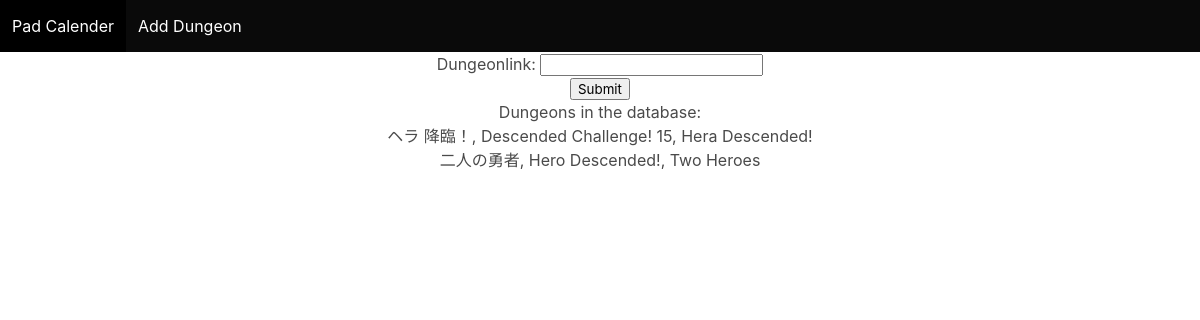
Before: /add/ with the older database file.
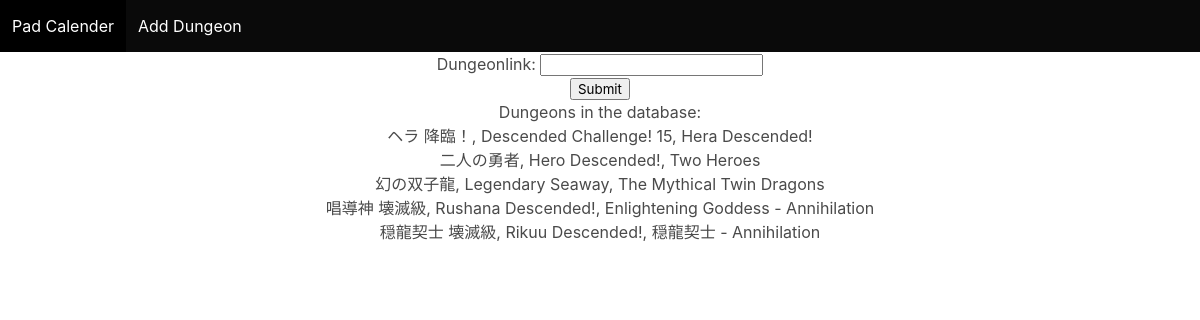
After: the same page with the newer database file.
### dungeon/models.py (models this page shows, shortened)
class Dungeon(models.Model):
    jpnTitle = models.CharField(default="", max_length=50)
    altTitle = models.CharField(default="", max_length=50)
    altTitle2 = models.CharField(default="", max_length=50)
    stamina = models.CharField(default="", max_length=10)
    battles = models.CharField(default="", max_length=10)
    dungeonType = models.CharField(default="", max_length=30)
    dungeonLink = models.TextField(default="")
    daily = models.BooleanField(default=False)

### dungeon/views.py (the view, shortened to what this page needs)
# urls.py: path('add/', dv.addDungeonView)
def addDungeonView(request):
    template = 'addDungeon.html'
    source = Dungeon.objects.all()
    form = DungeonLink()
    context = {'dungeons': source, 'form': form}
    return render(request, template, context)

### dungeon/forms.py
class DungeonLink(forms.Form):
    dungeonLink = forms.CharField(max_length=50)

### templates/addDungeon.html (shortened to what this page needs)
{% extends 'home.html' %}
{% block content %}
<form method="POST">
    {{ form.as_p }}
    <input type="submit" value="Submit"/>
</form>
<div>Dungeons in the database:</div>
{% for dungeon in dungeons %}
    <div>{{ dungeon.jpnTitle }}, {{ dungeon.altTitle }}, {{ dungeon.altTitle2 }}</div>
{% endfor %}
{% endblock %}

Changed rows visible on the page:
added Dungeon: jpnTitle "幻の双子龍", altTitle "Legendary Seaway", altTitle2 "The Mythical Twin Dragons"
added Dungeon: jpnTitle "唱導神 壊滅級", altTitle "Rushana Descended!", altTitle2 "Enlightening Goddess - Annihilation"
added Dungeon: jpnTitle "穏龍契士 壊滅級", altTitle "Rikuu Descended!", altTitle2 "穏龍契士 - Annihilation"
